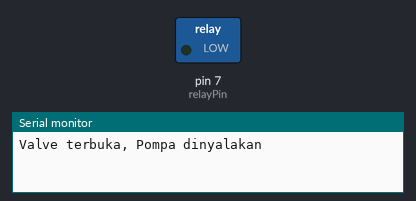
Simulated run of this sketch. Board: Arduino Uno, built with avr-gcc and run on an emulated ATmega328P. On the bench: switched loads named in the sketch (green lamp = pin HIGH), the last lines printed to the serial monitor.

Above: at 2.5 s.
At 7.5 s:
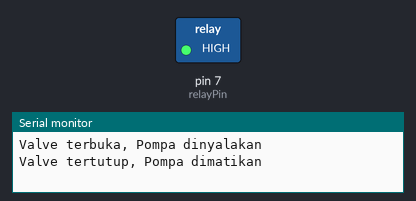
Timing chart, 0 to 13.0 s (numbered marks = the images above):
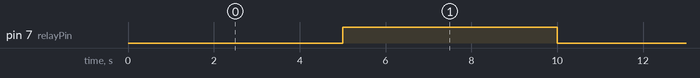

Measured:
- by itself, pin 7 (relayPin): alternates HIGH for 5.0 s and LOW for 5.0 s

The sketch:

pompadanrelayvalvefix.ino
```cpp
// Connect Relay VCC pin(+) to Arduino 5V pin
// Connect Relay GND pin(-) to Arduino GND pin
// Connect Relay signal pin(S) to Arduino Digital pin [7]
// Connect power supply 6V (+) to the pump motor red wire(+) and Valve red wire(+)
// Connect power supply 6V (-) to the pump motor black wire(-)
// Connect power supply 6V (-) to relay pin(com)
// Connect Valve black wire (-) to relay pin (NO)


// Definisi pin Arduino
const int relayPin = 7;

void setup() {
  // Atur pin sebagai OUTPUT
  pinMode(relayPin, OUTPUT);

  // Inisialisasi Serial Monitor
  Serial.begin(9600);
}

void loop() {
  // Buka valve dan nyalakan pompa (relay OFF)
  turnOnPumpAndOpenValve();
  delay(5000); // Tunggu 5 detik

  // Tutup valve dan matikan pompa (relay ON)
  turnOffPumpAndCloseValve();
  delay(5000); // Tunggu 5 detik
}

void turnOnPumpAndOpenValve() {
  digitalWrite(relayPin, LOW); // Relay OFF
  Serial.println("Valve terbuka, Pompa dinyalakan");
}

void turnOffPumpAndCloseValve() {
  digitalWrite(relayPin, HIGH); // Relay ON
  Serial.println("Valve tertutup, Pompa dimatikan");
}
```
